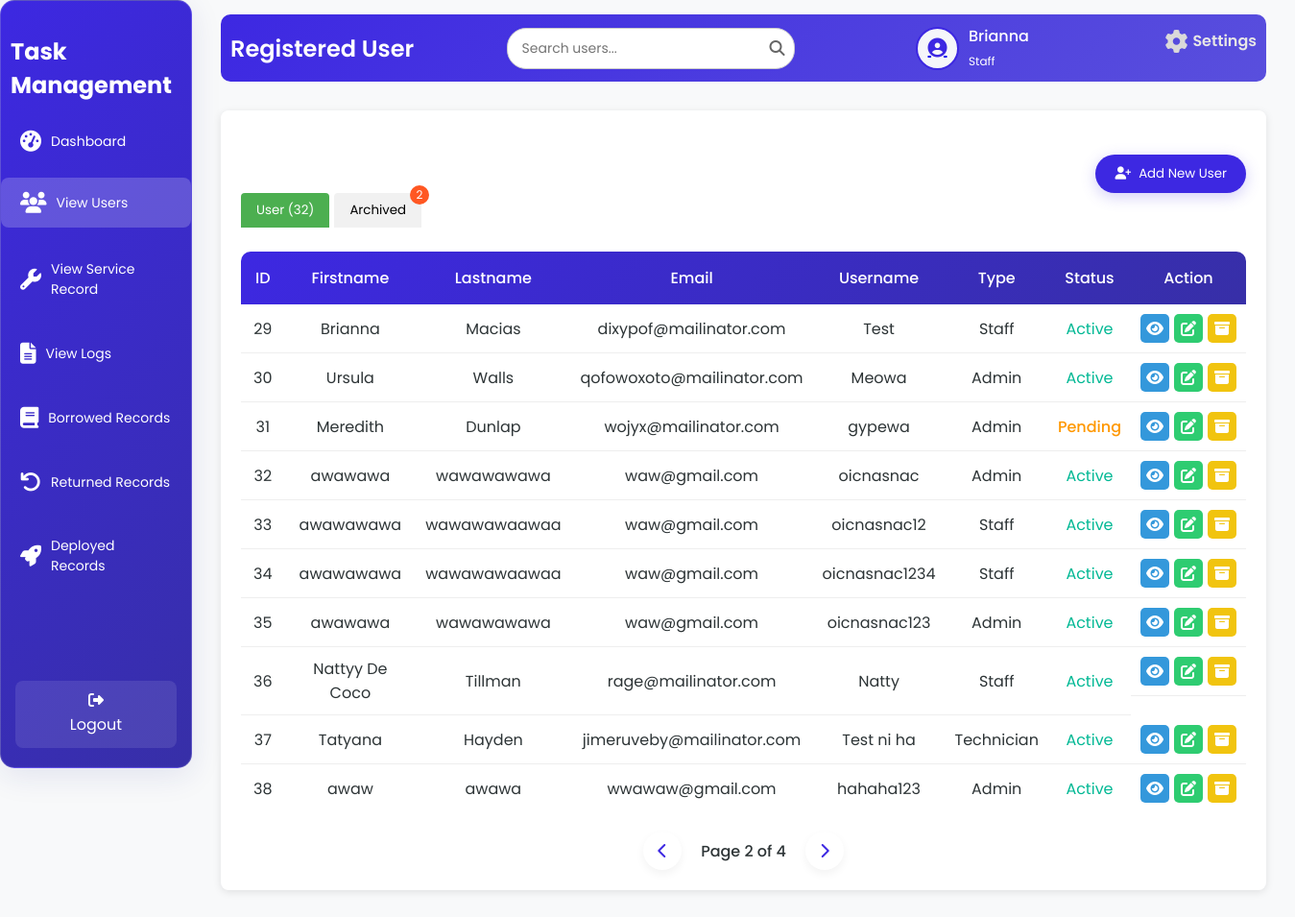
The app's page /viewU.php?tab=active&page=2 (signed in) with its own data.
### tables this page shows
CREATE TABLE `tbl_user` (
  `u_id` int(50) NOT NULL,
  `u_fname` varchar(200) NOT NULL,
  `u_lname` varchar(200) NOT NULL,
  `u_email` varchar(200) NOT NULL,
  `u_username` varchar(200) NOT NULL,
  `u_password` varchar(200) NOT NULL,
  `u_type` varchar(200) NOT NULL,
  `u_status` varchar(200) NOT NULL
);

### viewU.php (the view, shortened to what this page needs)
<?php
include 'db.php';
$username = $_SESSION['username'];
$firstName = '';
$userType = '';
$avatarPath = $_SESSION['avatarPath'];
if ($conn) {
    $sqlUser = "SELECT u_fname, u_lname, u_type FROM tbl_user WHERE u_username = ?";
    $stmt = $conn->prepare($sqlUser);
    $stmt->bind_param("s", $username);
    $stmt->execute();
    $resultUser = $stmt->get_result();
    if ($resultUser->num_rows > 0) {
        $row = $resultUser->fetch_assoc();
        $firstName = $row['u_fname'];
        $userType = $row['u_type'];
    }
    $limit = 10;
    $page = isset($_GET['page']) ? (int)$_GET['page'] : 1;
    $offset = ($page - 1) * $limit;
    $countQuery = "SELECT COUNT(*) as total FROM tbl_user WHERE u_status IN ('active', 'pending')";
    $countResult = $conn->query($countQuery);
    $totalUsers = $countResult->fetch_assoc()['total'];
    $totalPages = ceil($totalUsers / $limit);
    $sql = "SELECT u_id, u_fname, u_lname, u_email, u_username, u_type, u_status FROM tbl_user WHERE u_status IN ('active', 'pending') LIMIT ?, ?";
    $stmt = $conn->prepare($sql);
    $stmt->bind_param("ii", $offset, $limit);
    $stmt->execute();
    $activeAndPendingUsers = $stmt->get_result();
    $archivedCountQuery = "SELECT COUNT(*) as total FROM tbl_archive";
    $archivedCountResult = $conn->query($archivedCountQuery);
    $totalArchived = $archivedCountResult->fetch_assoc()['total'];
} else {
    echo "Database connection failed.";
    exit();
}
?>
<!DOCTYPE html>
<html lang="en">
<head>
    <link rel="stylesheet" href="view.css">
    <link rel="stylesheet" href="https://cdnjs.cloudflare.com/ajax/libs/font-awesome/6.6.0/css/all.min.css" />
</head>
<body>
<div class="wrapper">
<div class="sidebar glass-container">
        <h2>Task Management</h2>
        <ul>
            <li><a href="adminD.php"><i class="fas fa-tachometer-alt"></i> <span>Dashboard</span></a></li>
            <li><a href="viewU.php" class="active"><i class="fas fa-users"></i> <span>View Users</span></a></li>
            <li><a href="view_service_record.php"><i class="fas fa-wrench"></i> <span>View Service Record</span></a></li>
            <li><a href="logs.php"><i class="fas fa-file-alt"></i> <span>View Logs</span></a></li>
            <li><a href="borrowedT.php"><i class="fas fa-book"></i> <span>Borrowed Records</span></a></li>
            <li><a href="returnT.php"><i class="fas fa-undo"></i> <span>Returned Records</span></a></li>
            <li><a href="deployedT.php"><i class="fas fa-rocket"></i> <span>Deployed Records</span></a></li>
        </ul>
        <footer>
         <a href="index.php" class="back-home"><i class="fas fa-sign-out-alt"></i> Logout</a>
        </footer>
    </div>
    <div class="container">
        <div class="upper">
            <h1>Registered User</h1>
            <div class="search-container">
                <input type="text" class="search-bar" id="searchInput" placeholder="Search users..." onkeyup="debouncedSearchUsers()">
                <span class="search-icon"><i class="fas fa-search"></i></span>
            </div>
            <div class="user-profile">
                <div class="user-icon">
                    <a href="image.php">
                        <?php
                        $cleanAvatarPath = preg_replace('/\?\d+$/', '', $avatarPath);
                        if (!empty($avatarPath) && file_exists($cleanAvatarPath)) {
                            echo "<img src='" . htmlspecialchars($avatarPath, ENT_QUOTES, 'UTF-8') . "' alt='User Avatar'>";
                        } else {
                            echo "<i class='fas fa-user-circle'></i>";
                        }
                        ?>
                    </a>
                </div>
                <div class="user-details">
                    <span><?php echo htmlspecialchars($firstName, ENT_QUOTES, 'UTF-8'); ?></span>
                    <small><?php echo htmlspecialchars(ucfirst($userType), ENT_QUOTES, 'UTF-8'); ?></small>
                </div>
                <a href="settings.php" class="settings-link">
                    <i class="fas fa-cog"></i>
                    <span>Settings</span>
                </a>
            </div>
        </div>
        <div class="table-box glass-container">
            <div class="tab-buttons">
                <button class="tab-btn active" onclick="showTab('active')">User (<?php echo $totalUsers; ?>)</button>
                <button class="tab-btn" onclick="showTab('archived')">
                    Archived
                    <?php if ($totalArchived > 0): ?>
                        <span class="tab-badge"><?php echo $totalArchived; ?></span>
                    <?php endif; ?>
                </button>
            </div>
            <div id="active-users-tab" class="active">
                <div>
                    <button class="add-user-btn" onclick="window.location.href='addU.php'"><i class="fas fa-user-plus"></i> Add New User</button>
                </div>
                <table id="active-users-table">
                    <thead>
                        <tr>
                            <th>ID</th>
                            <th>Firstname</th>
                            <th>Lastname</th>
                            <th>Email</th>
                            <th>Username</th>
                            <th>Type</th>
                            <th>Status</th>
                            <th>Action</th>
                        </tr>
                    </thead>
                    <tbody id="active-users-tbody">
                        <?php
                        if ($activeAndPendingUsers->num_rows > 0) {
                            while ($row = $activeAndPendingUsers->fetch_assoc()) {
                                echo "<tr>
                                        <td>{$row['u_id']}</td>
                                        <td>{$row['u_fname']}</td>
                                        <td>{$row['u_lname']}</td>
                                        <td>{$row['u_email']}</td>
                                        <td>{$row['u_username']}</td>
                                        <td>" . ucfirst(strtolower($row['u_type'])) . "</td>
                                        <td class='status-" . strtolower($row['u_status']) . "'>" . ucfirst(strtolower($row['u_status'])) . "</td>
                                        <td class='action-buttons'>
                                            <a class='view-btn' onclick=\"showViewModal('{$row['u_id']}', '{$row['u_fname']}', '{$row['u_lname']}', '{$row['u_email']}', '{$row['u_username']}', '{$row['u_type']}', '{$row['u_status']}')\" title='View'><i class='fas fa-eye'></i></a>
                                            <a class='edit-btn' href='editU.php?id=" . htmlspecialchars($row['u_id'], ENT_QUOTES, 'UTF-8') . "' title='Edit'><i class='fas fa-edit'></i></a>
                                            <a class='archive-btn' onclick=\"showArchiveModal('{$row['u_id']}', '{$row['u_fname']} {$row['u_lname']}')\" title='Archive'><i class='fas fa-archive'></i></a>
                                        </td>
                                    </tr>";
                            }
                        } else {
                            echo "<tr><td colspan='8' style='text-align: center;'>No active or pending users found.</td></tr>";
                        }
                        ?>
                    </tbody>
                </table>
                <div class="pagination" id="active-users-pagination">
                    <?php if ($page > 1): ?>
                        <a href="?tab=active&page=<?php echo $page - 1; ?>" class="pagination-link"><i class="fas fa-chevron-left"></i></a>
                    <?php else: ?>
                        <span class="pagination-link disabled"><i class="fas fa-chevron-left"></i></span>
                    <?php endif; ?>
                    <span class="current-page">Page <?php echo $page; ?> of <?php echo $totalPages; ?></span>
                    <?php if ($page < $totalPages): ?>
                        <a href="?tab=active&page=<?php echo $page + 1; ?>" class="pagination-link"><i class="fas fa-chevron-right"></i></a>
                    <?php else: ?>
                        <span class="pagination-link disabled"><i class="fas fa-chevron-right"></i></span>
                    <?php endif; ?>
                </div>
            </div>
        </div>
    </div>
</div>
</body>
</html>

### records on screen
tbl_user: u_fname "Brianna", u_type "Staff", u_id "29", u_lname "Macias", u_email "dixypof@mailinator.com", u_username "Test", u_status "Active"
tbl_user: u_id "30", u_fname "Ursula", u_lname "Walls", u_email "qofowoxoto@mailinator.com", u_username "Meowa", u_type "Admin", u_status "Active"
tbl_user: u_id "31", u_fname "Meredith", u_lname "Dunlap", u_email "wojyx@mailinator.com", u_username "gypewa", u_type "Admin", u_status "Pending"
tbl_user: u_id "32", u_fname "awawawa", u_lname "wawawawawa", u_email "waw@gmail.com", u_username "oicnasnac", u_type "Admin", u_status "Active"
tbl_user: u_id "33", u_fname "awawawawa", u_lname "wawawawaawaa", u_email "waw@gmail.com", u_username "oicnasnac12", u_type "Staff", u_status "Active"
tbl_user: u_id "34", u_fname "awawawawa", u_lname "wawawawaawaa", u_email "waw@gmail.com", u_username "oicnasnac1234", u_type "Staff", u_status "Active"
tbl_user: u_id "35", u_fname "awawawa", u_lname "wawawawawa", u_email "waw@gmail.com", u_username "oicnasnac123", u_type "Admin", u_status "Active"
tbl_user: u_id "36", u_fname "Nattyy De Coco", u_lname "Tillman", u_email "rage@mailinator.com", u_username "Natty", u_type "Staff", u_status "Active"
tbl_user: u_id "37", u_fname "Tatyana", u_lname "Hayden", u_email "jimeruveby@mailinator.com", u_username "Test ni ha", u_type "Technician", u_status "Active"
tbl_user: u_id "38", u_fname "awaw", u_lname "awawa", u_email "wwawaw@gmail.com", u_username "hahaha123", u_type "Admin", u_status "Active"

### other values on screen
$totalUsers "32"
$totalArchived "2"
$page "2"
$totalPages "4"
